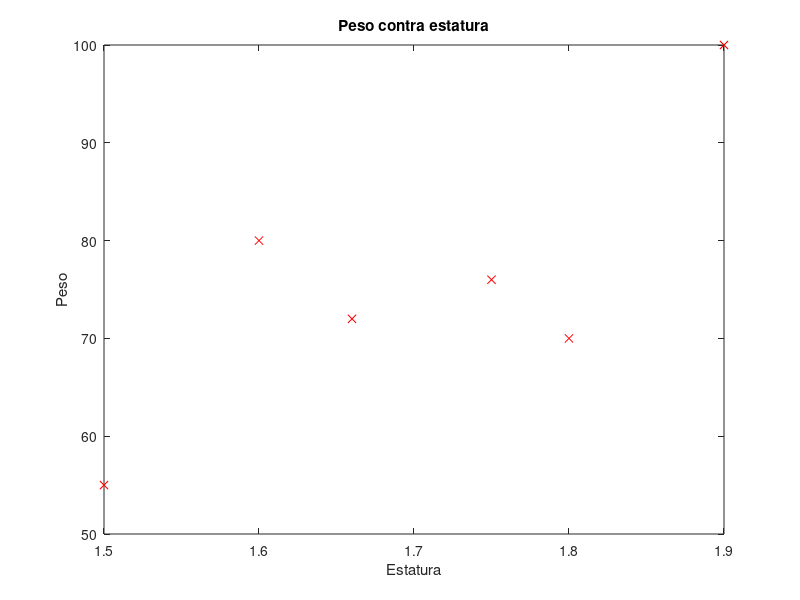

The MATLAB script that drew this image:
x = [1.6 1.8 1.5 1.75 1.66 1.9];
y = [80 70 55 76 72 100];

plot(x, y, 'rx', 'MarkerSize', 6);
title('Peso contra estatura');
xlabel('Estatura');
ylabel('Peso');